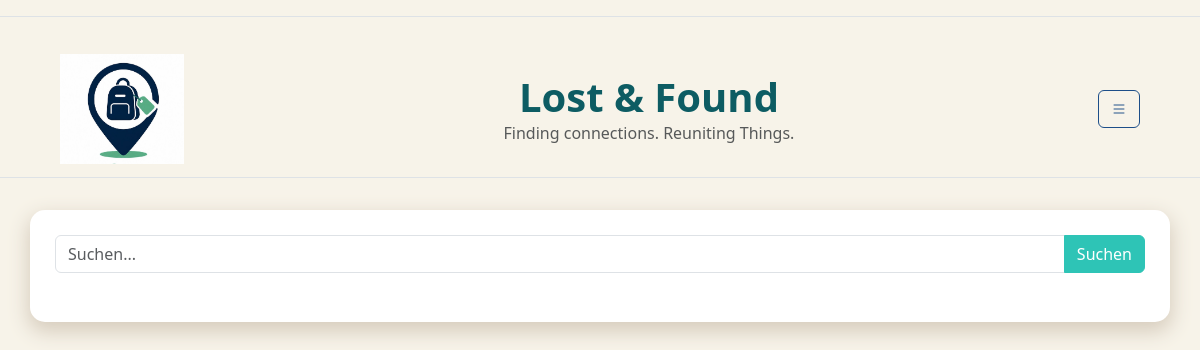
The page /home (signed in) on the database as committed earlier.
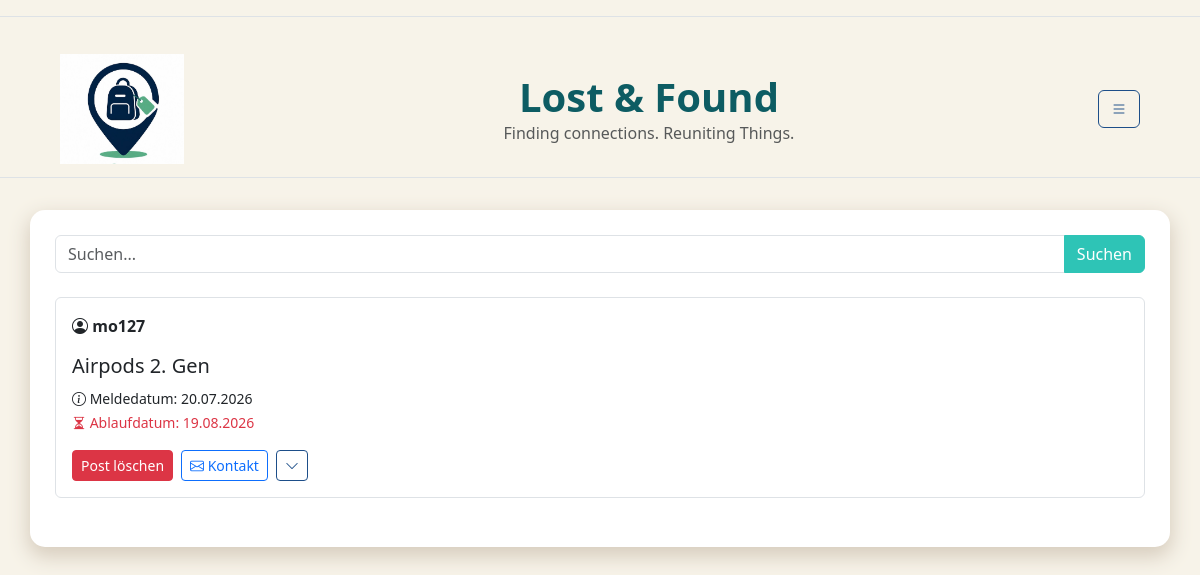
The same page on the database as committed later.
### db.py (models this page shows)
class Post(db.Model):
    __tablename__ = "post"
    post_id = db.Column(db.Integer,primary_key=True)
    user_id = db.Column(db.Integer,db.ForeignKey("standardUser.user_id"))
    fundbuero_id = db.Column(db.Integer,db.ForeignKey("fundbuero.fundbuero_id"))
    titel = db.Column(db.String,nullable=False)
    meldedatum = db.Column(db.Date)
    verlustdatum = db.Column(db.Date)
    ablaufdatum = db.Column(db.Date)
    schliessdatum = db.Column(db.Date)
    verlustort = db.Column(db.String)
    beschreibung = db.Column(db.Text)
    status = db.Column(db.String,default="laufend")
    views = db.Column(db.Integer,default=0 )
    user = db.relationship("StandardUser",back_populates="posts")
    fundbuero = db.relationship("Fundbuero",back_populates="posts")

class StandardUser(db.Model):
    __tablename__ = "standardUser"
    user_id = db.Column( db.Integer, primary_key=True )
    fundbuero_id = db.Column( db.Integer, db.ForeignKey("fundbuero.fundbuero_id"), nullable=True)
    campus_id = db.Column( db.String, db.ForeignKey("campus.campus_id") )
    name = db.Column( db.String)
    benutzername = db.Column( db.String, unique=True)
    passwort = db.Column(db.String,nullable=False)
    hwr_mail = db.Column(db.String, unique=True,nullable=False )
    is_admin = db.Column(db.Boolean, default=False)
    campus = db.relationship("Campus",back_populates="users")
    posts = db.relationship( "Post",back_populates="user")

### app.py (the view)
@app.route("/home")
def home():
    if "user_id" not in session:
        flash("Bitte zuerst einloggen!", "warning")
        return redirect(url_for("login"))
    form = forms.Suchleiste()
    csrf_form = forms.CSRFOnlyForm()
    user = db.session.get(StandardUser, session["user_id"])
    fundbuero = db.session.get(Fundbuero, session["fundbuero_id"])
    if user is None:
        session.clear()
        flash("Dein Account existiert nicht mehr.", "warning")
        return redirect(url_for("login"))
    posts = db.session.execute(
    db.select(Post).where(
        Post.ablaufdatum >= date.today(),
        Post.status == "laufend"
    )
).scalars()
    return render_template("home.html", posts=posts, form=form, user=user, fundbuero=fundbuero, csrf_form=csrf_form)

### forms.py
class Suchleiste(FlaskForm):
  suchfeld = StringField( "Suchbegriff",
       validators=[InputRequired()]
  )
  submit = SubmitField("Suchen")

class CSRFOnlyForm(FlaskForm):
    pass

### templates/home.html (shortened to what this page needs)
{% extends "base.html" %}
{% block CONTENT %}
<form method="POST" action="{{ url_for('suche') }}" class="mb-4">
    <div class="input-group">
        {{ form.suchfeld(class="form-control", placeholder="Suchen...") }}
        {{ form.submit(class="btn btn-primary") }}
    </div>
</form>
{% for post in posts %}
    {% if session.get('is_admin') or post.user.campus_id == user.campus_id or (fundbuero and post.user.campus_id == fundbuero.campus_id) %}
        <div class="border rounded p-3 mb-4">
            <strong>
                <i class="bi bi-person-circle"></i>
                {{ post.user.benutzername }}
            </strong>
            <h5 class="mt-3">{{ post.titel }}</h5>
            <small>
                <i class="bi bi-info-circle"></i>
                Meldedatum: {{ post.meldedatum.strftime('%d.%m.%Y') }}
            </small>
            <br>
            <small class="text-danger">
                <i class="bi bi-hourglass-split"></i>
                Ablaufdatum: {{ post.ablaufdatum.strftime('%d.%m.%Y') }}
            </small>
            <div class="mt-3 d-flex align-items-center gap-2">
                {% if session.get('is_admin') or post.user_id == session.get('user_id') %}
                    <a href="{{url_for('delete_post', post_id=post.post_id)}}" class="btn btn-danger btn-sm">Post löschen</a>
                {% endif %}
                {% if session.get('fundbuero_id') %}
    <form method="POST" action="{{ url_for('send_fundbuero_mail', post_id=post.post_id) }}" class="d-inline">
        <input type="hidden" name="csrf_token" value="{{  csrf_form.csrf_token._value()}}">
        <button type="submit" class="btn btn-outline-primary btn-sm">
            <i class="bi bi-envelope"></i> Jetzt Kontaktieren
        </button>
    </form>
{% else %}
                <a href="mailto:{{ post.user.hwr_mail }}?subject=Gefunden: {{ post.titel|urlencode }}&body=Hallo, ich habe deinen Gegenstand gefunden." class="btn btn-outline-primary btn-sm">
                    <i class="bi bi-envelope"></i> Kontakt
                </a>
{% endif %}
  <a href="{{ url_for('post_detail', post_id=post.post_id) }}" class="btn btn-outline-secondary btn-sm">
                 <i class="bi bi-chevron-down"></i>
</a>
            </div>
        </div>
    {% endif %}
{% endfor %}
{% endblock %}

### templates/base.html (shortened to what this page needs)
<!doctype html>
<html lang="en">
<head>
    {{ bootstrap.load_css() }}
    <link rel="stylesheet"
      href="https://cdn.jsdelivr.net/npm/bootstrap-icons@1.11.3/font/bootstrap-icons.min.css">
    <link rel="stylesheet"
      href="{{ url_for('static', filename='css/style.css') }}">
   <link rel="stylesheet"
      href="{{ url_for('static', filename='css/color.css') }}">
</head>
<body>
<nav class="navbar border-bottom mb-4"></nav>
{% if request.endpoint not in ['login', 'register'] %}
<nav class="navbar border-bottom mb-3">
{% if request.endpoint != 'create_post' %}
    <div class="container-fluid d-flex align-items-center">
        <a class="navbar-brand d-flex align-items-center ms-5"
   href="{{ url_for('home') }}">
    <img
        src="{{ url_for('static', filename='images/LogoLostAndFound.jpeg') }}"
        alt="Logo"
        height="110">
     </a>
        <div class="text-center flex-grow-1">
            <h1 class="m-0 fw-bold" style ="font-size: 2.5 em ;">Lost & Found</h1>
            <p class="m-0 text-muted " style="font-size:1.4 em ">Finding connections. Reuniting Things.</p>
        </div>
        {% else %}
        <div class="flex-grow-1"></div>
        {%endif%}
        <button
            class="btn btn-outline-secondary ms-auto me-5"
            type="button"
            data-bs-toggle="collapse"
            data-bs-target="#navbarToggleExternalContent">
            <i class="bi bi-list"></i>
        </button>
    </div>
</nav>
{% endif %}
<div class="container mt-3">
{% from 'bootstrap5/utils.html' import render_messages %}
    {% block CONTENT %}
    {% endblock %}
</div>
</body>
</html>

### static/css/style.css (style rules this page uses)
body { background-color: var(--color-main) !important; }
h1, h2, h3 { color: var(--color-highlight) !important; }
.btn-primary { background-color: var(--color-accent1) !important; border-color: var(--color-accent1) !important; }
.btn-outline-secondary { color: var(--color-accent2) !important; border-color: var(--color-accent2) !important; }
.container { background: white; border-radius: 15px; box-shadow: 0px 8px 20px 2px var(--color-shadow); padding: 25px; }

### static/css/color.css (style rules this page uses)
:root { --color-main: rgb(247, 243, 233); --color-shadow: rgb(215, 205, 190); --color-highlight: rgb(13, 92, 99); --color-accent1: rgb(46, 196, 182); --color-accent2: rgb(29, 78, 137); }

Rows that differ between the two databases and show on the page:
added Post: user.benutzername "mo127", titel "Airpods 2. Gen", meldedatum "20.07.2026", ablaufdatum "19.08.2026"
